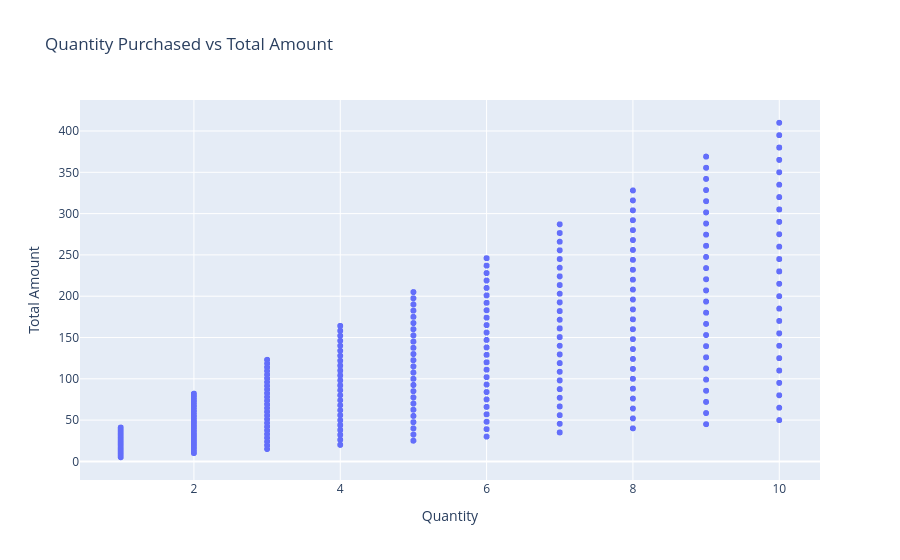

The notebook cell saved with this chart:
### Markdown cell above
### **Visualization 9: Quantity Purchased vs Total Amount (Scatter Plot)**

**Objective**

Examine the relationship between quantity purchased and total sales amount.

### Code cell
fig = px.scatter(
    df,
    x='Quantity',
    y='Total Amount',
    title='Quantity Purchased vs Total Amount'
)

fig.show()

### Figure 1 — Plotly figure (JSON) as saved in the notebook; plotly's stock layout.template omitted (floating-point values rounded to 4 significant figures; data arrays with more than 128 entries replaced by an {"elided": "..."} marker saying what was removed)
{"data": [{"hovertemplate": "Quantity=%{x}<br>Total Amount=%{y}<extra></extra>", "legendgroup": "", "marker": {"color": "#636efa", "symbol": "circle"}, "mode": "markers", "name": "", "showlegend": false, "type": "scattergl", "x": {"elided": "12575 float values"}, "xaxis": "x", "y": {"elided": "12575 float values"}, "yaxis": "y"}], "layout": {"legend": {"tracegroupgap": 0}, "title": {"text": "Quantity Purchased vs Total Amount"}, "xaxis": {"anchor": "y", "domain": [0, 1], "title": {"text": "Quantity"}}, "yaxis": {"anchor": "x", "domain": [0, 1], "title": {"text": "Total Amount"}}}}
